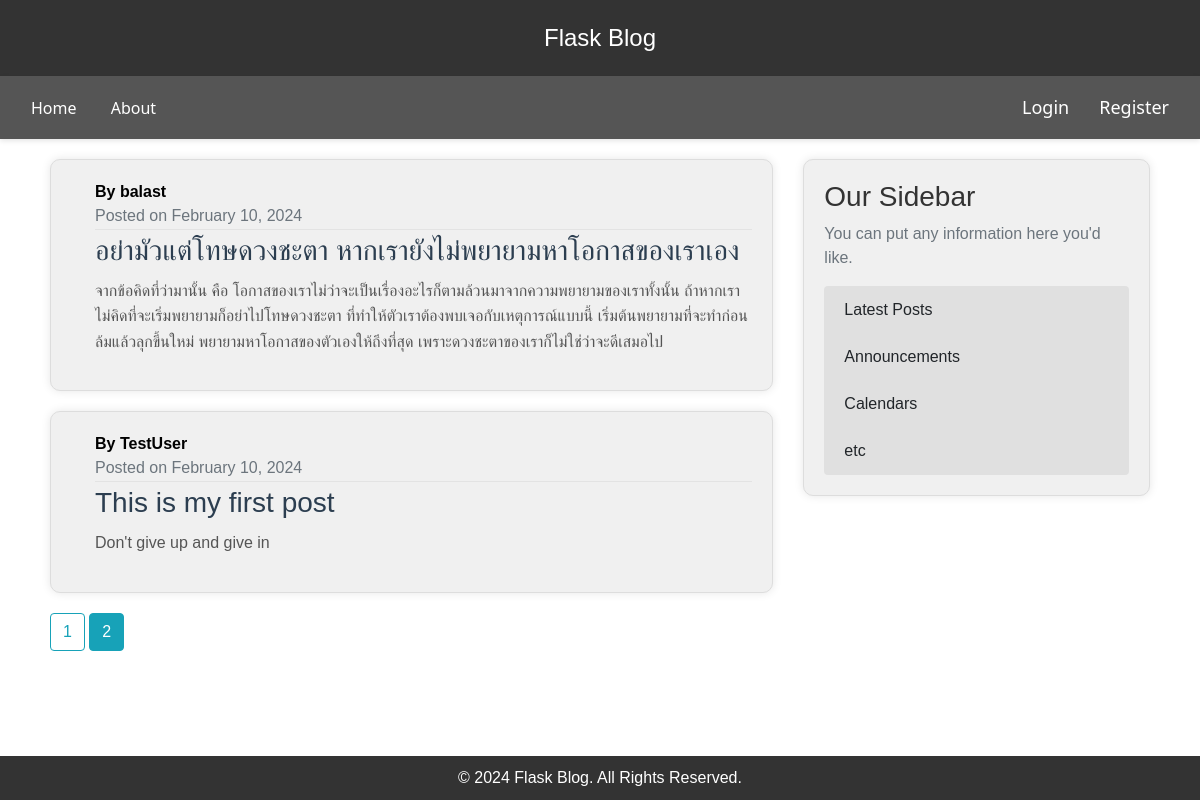
The page /home?page=2 on the database its author committed.
### flaskblog/model.py (models this page shows, shortened)
class Post(db.Model):
    id = db.Column(db.Integer, primary_key=True)
    title = db.Column(db.String(100), nullable=False)
    date_posted = db.Column(db.DateTime, nullable=False, default=datetime.utcnow())
    content = db.Column(db.Text, nullable=False)
    user_id = db.Column(db.Integer, db.ForeignKey('user.id'), nullable=False)

class User(db.Model, UserMixin):
    id = db.Column(db.Integer, primary_key=True)
    username = db.Column(db.String(20), unique=True, nullable=False)
    email = db.Column(db.String(120), unique=True, nullable=False)
    image_file = db.Column(db.String(20), nullable=False, default='default.jpg')
    password = db.Column(db.String(60), nullable=False)
    posts = db.relationship('Post', backref='author', lazy=True)

### flaskblog/routes.py (the view)
@app.route("/")
@app.route("/home")
def home():
    page = request.args.get('page', 1, type=int)
    posts = Post.query.order_by(Post.date_posted.desc()).paginate(page=page,per_page=5)
    return render_template('home.html', posts=posts)

### flaskblog/templates/home.html (shortened to what this page needs)
{% extends "layout.html" %}
{% block content %}
    {% for post in posts.items %}
    <article class="media content-section">
        <div class="media-body ml-4">
            <div class="article-metadata">
                <span class="mr-2">
                    <strong>By {{ post.author.username }}</strong><br>
                </span>
                <span class="text-muted">
                    Posted on {{ post.date_posted.strftime('%B %d, %Y') }}
                </span>
            </div>
            <a href="{{ url_for('post', post_id=post.id) }}" class="article-link">
                <h2 class="article-title">{{ post.title }}</h2>
            </a>
            <p class="article-content">{{ post.content }}</p>
        </div>
    </article>
    {% endfor %}
    {% for page_num in posts.iter_pages(left_edge=1, right_edge=1, left_current=1, right_current=2) %}
        {% if page_num %}
            {% if posts.page == page_num %}
                <a class="btn btn-info mb-4" href="{{ url_for('home', page=page_num) }}">{{ page_num }}</a>
            {% else %}
                <a class="btn btn-outline-info mb-4" href="{{ url_for('home', page=page_num) }}">{{ page_num }}</a>
            {% endif %}
        {% endif %}
    {% endfor %}
{% endblock content %}

### flaskblog/static/main.css (style rules this page uses)
body { background: #fafafa; color: #333333; margin-top: 5rem; }
h1, h2, h3, h4, h5, h6 { color: #444444; }
.content-section { background: #ffffff; padding: 10px 20px; border: 1px solid #dddddd; border-radius: 3px; margin-bottom: 20px; }
.article-title { color: #444444; }
.article-content { white-space: pre-line; }
.article-metadata { padding-bottom: 1px; margin-bottom: 4px; border-bottom: 1px solid #e3e3e3 }
body { display: flex; flex-direction: column; min-height: 100vh; }
.article-link { text-decoration: none; color: #3498db; transition: color 0.3s ease; }
.article-title { font-size: 28px; color: #2c3e50; margin-bottom: 10px; }
.article-content { color: #555; line-height: 1.6; }
body { background-color: #fff; margin: 0; }

### flaskblog/templates/layout.html (style rules this page uses)
body { font-family: 'Arial', sans-serif; background-color: #ffffff; color: #000000; margin: 0; padding: 0; }
.content-section { background-color: #f0f0f0; padding: 20px; margin-bottom: 20px; border-radius: 10px; box-shadow: 0 0 10px rgba(0, 0, 0, 0.1); transition: transform 0.3s ease; }
body { display: flex; flex-direction: column; min-height: 100vh; }

### rows shown on the page
Post: author.username "balast", date_posted "February 10, 2024", title "อย่ามัวแต่โทษดวงชะตา หากเรายังไม่พยายามหาโอกาสของเราเอง", content "จากข้อคิดที่ว่ามานั้น คือ โอกาสของเราไม่ว่าจะเป็นเรื่องอะไรก็ตามล้วนมาจากความพยายามของเราทั้งนั้น ถ้าหากเราไม่คิดที่จะเริ่มพยายามก็อย่าไปโทษดวงชะตา ที่ทำให้ตัวเราต้องพบเจอกับเหตุการณ์แบบนี้ เริ่มต้นพยายามที่จะทำก่อน ล้มแล้วลุกขึ้นใหม่ พยายามหาโอกาสของตัวเองให้ถึงที่สุด เพราะดวงชะตาของเราก็ไม่ใช่ว่าจะดีเสมอไป"
Post: author.username "TestUser", date_posted "February 10, 2024", title "This is my first post", content "Don't give up and give in"

### other values the page prints
{{ page_num }} "1"
{{ page_num }} "2"
